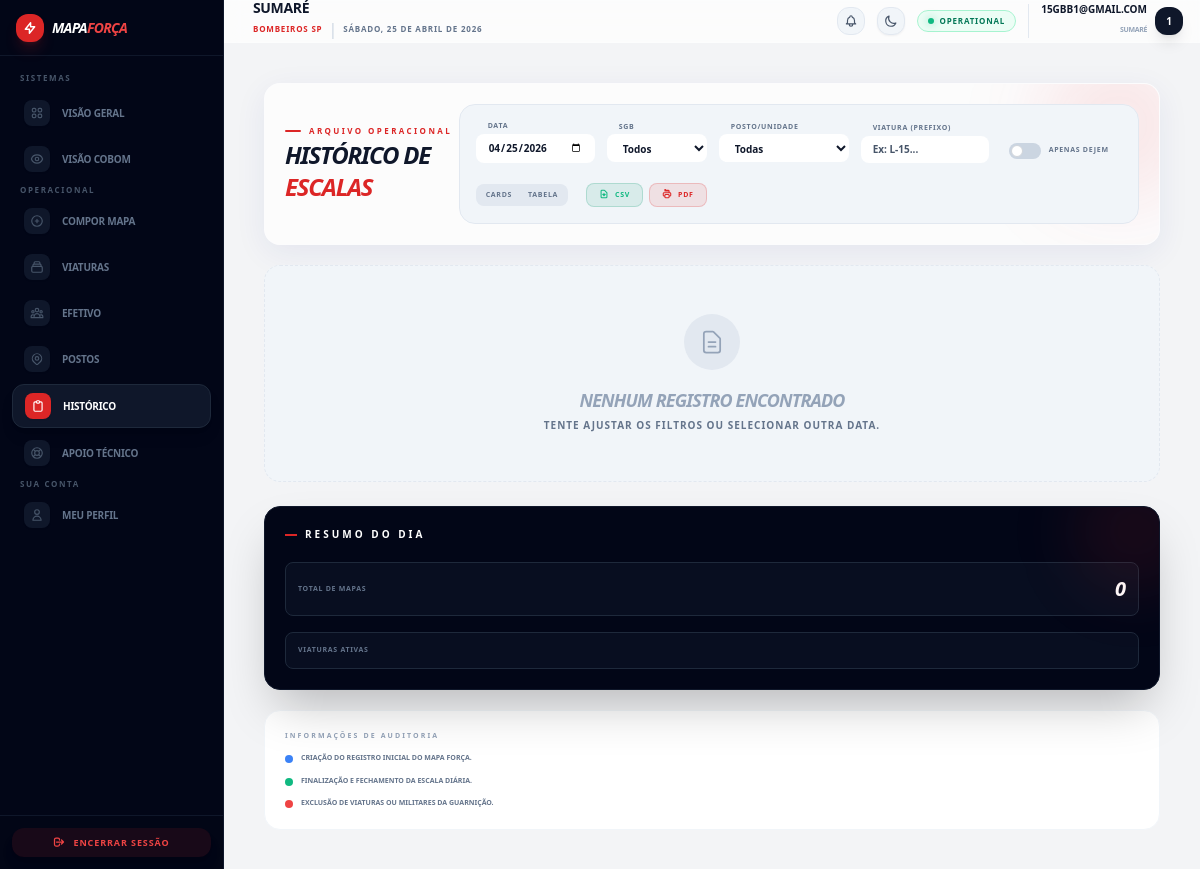
Screenshot of /escalas/historico/ (signed in) with the database file from the repository.
### accounts/models.py (models this page shows, shortened)
class User(AbstractUser):
    ROLE_CHOICES = (
        ('ADMIN', 'Administrador'),
        ('COBOM', 'Central (COBOM)'),
        ('BATALHAO', 'Batalhão (Total)'),
        ('SGB', 'SGB (Subgrupamento)'),
        ('POSTO', 'Posto Operacional'),
    )
    STATUS_CHOICES = (
        ('pending', 'Pendente'),
        ('approved', 'Aprovado'),
        ('rejected', 'Rejeitado'),
    )
    username = None
    email = models.EmailField(unique=True)
    status = models.CharField(max_length=20, choices=STATUS_CHOICES, default='pending')
    role = models.CharField(
        max_length=20,
        choices=ROLE_CHOICES,
        default='POSTO'
    )
    unidade = models.ForeignKey(
        Unidade,
        on_delete=models.SET_NULL,
        null=True,
        blank=True,
        related_name='usuarios',
        help_text='Unidade principal à qual este usuário pertence'
    )
    requested_role = models.CharField(
        max_length=20,
        choices=ROLE_CHOICES,
        null=True,
        blank=True,
        help_text='Nova função solicitada'
    )
    requested_unidade = models.ForeignKey(
        Unidade,
        on_delete=models.SET_NULL,
        null=True,
        blank=True,
        related_name='solicitacoes_vinculo',
        help_text='Nova unidade solicitada'
    )
    is_change_pending = models.BooleanField(
        default=False,
        help_text='Define se há uma alteração de perfil aguardando aprovação'
    )
    USERNAME_FIELD = 'email'
    REQUIRED_FIELDS = []
    objects = UserManager()

### unidades/models.py (models this page shows, shortened)
class Unidade(models.Model):
    nome = models.CharField(max_length=100, unique=True)
    parent = models.ForeignKey(
        'self',
        on_delete=models.SET_NULL,
        null=True,
        blank=True,
        related_name='subunidades',
        help_text='Unidade superior (ex: Batalhão para um Posto)'
    )
    tipo_unidade = models.ForeignKey(
        Dictionary,
        on_delete=models.SET_NULL,
        null=True,
        related_name='unidades_por_nivel',
        limit_choices_to={'tipo': 'TIPO_UNIDADE'}
    )
    tipo_servico = models.ForeignKey(
        Dictionary,
        on_delete=models.SET_NULL,
        null=True,
        blank=True,
        related_name='unidades_por_servico',
        limit_choices_to={'tipo': 'TIPO_POSTO'}
    )
    mapa_sgb = models.CharField(max_length=50, blank=True, null=True)
    codigo_secao = models.CharField(max_length=50, unique=True, null=True)
    descricao = models.CharField(max_length=255, blank=True, null=True)
    telefone = models.CharField(max_length=20, blank=True, null=True)
    ativo = models.BooleanField(default=True)
    class Meta:
        verbose_name = 'Unidade'
        verbose_name_plural = 'Unidades'
        ordering = ['nome']

### escalas/views.py (the view)
# urls.py: path('historico/', views.historico_view, name='historico_mapa'),
@login_required
def historico_view(request):
    data_str = request.GET.get('data')
    data_selecionada = timezone.datetime.strptime(data_str, '%Y-%m-%d').date() if data_str else timezone.now().date()
    mapas = MapaDiario.objects.filter(data=data_selecionada).select_related('unidade')
    return render(request, 'escalas/historico.html', {'mapas': mapas, 'data_selecionada': data_selecionada})

### templates/escalas/historico.html (shortened to what this page needs)
{% extends "base/base.html" %}
{% load static %}
{% block content %}
<div class="flex flex-col space-y-5 animate-fade-in">
    <div class="relative p-5 rounded-2xl glass border border-white/10 overflow-hidden morphism-card">
        <div class="relative z-10 flex flex-col md:flex-row md:items-center justify-between space-y-4 md:space-y-0">
            <div class="space-y-0.5">
                <div class="flex items-center space-x-2">
                    <span class="h-0.5 w-4 bg-red-600 rounded-full"></span>
                    <span class="text-[8px] font-black text-red-600 uppercase tracking-[0.3em]">Arquivo Operacional</span>
                </div>
                <h1 class="text-2xl font-black text-slate-900 dark:text-white uppercase tracking-tighter italic">
                    Histórico de <span class="text-red-600">Escalas</span>
                </h1>
            </div>
            <form class="flex flex-wrap gap-3 items-end bg-slate-100 dark:bg-slate-900/50 p-4 rounded-2xl border border-slate-200 dark:border-slate-800"
                  hx-get="{% url 'historico_mapa' %}"
                  hx-target="#conteudo-historico"
                  hx-trigger="change from:input, change from:select, keyup from:input[name='viatura_prefixo'] delay:500ms"
                  hx-push-url="true">
                <div class="flex flex-col">
                    <label class="text-[7px] font-black text-slate-500 uppercase tracking-widest ml-3 mb-0.5">Data</label>
                    <input type="date" name="data" value="{{ data_selecionada|date:'Y-m-d' }}"
                           class="bg-white dark:bg-slate-950 border-none rounded-lg px-3 py-1.5 text-[10px] font-bold text-slate-900 dark:text-white focus:ring-2 focus:ring-red-600 transition-all duration-200 cursor-pointer">
                </div>
                <div class="flex flex-col">
                    <label class="text-[7px] font-black text-slate-500 uppercase tracking-widest ml-3 mb-0.5">SGB</label>
                    <select name="sgb_id" class="bg-white dark:bg-slate-950 border-none rounded-lg px-3 py-1.5 text-[10px] font-bold text-slate-900 dark:text-white focus:ring-2 focus:ring-red-600 transition-all duration-200 cursor-pointer min-w-[100px]">
                        <option value="">Todos</option>
                    </select>
                </div>
                <div class="flex flex-col">
                    <label class="text-[7px] font-black text-slate-500 uppercase tracking-widest ml-3 mb-0.5">Posto/Unidade</label>
                    <select name="unidade_id" class="bg-white dark:bg-slate-950 border-none rounded-lg px-3 py-1.5 text-[10px] font-bold text-slate-900 dark:text-white focus:ring-2 focus:ring-red-600 transition-all duration-200 cursor-pointer min-w-[130px]">
                        <option value="">Todas</option>
                    </select>
                </div>
                <div class="flex flex-col">
                    <label class="text-[7px] font-black text-slate-500 uppercase tracking-widest ml-3 mb-0.5">Viatura (Prefixo)</label>
                    <input type="text" name="viatura_prefixo" placeholder="Ex: L-15..." value="{{ v_prefixo|default:'' }}"
                           class="bg-white dark:bg-slate-950 border-none rounded-lg px-3 py-1.5 text-[10px] font-bold text-slate-900 dark:text-white focus:ring-2 focus:ring-red-600 transition-all duration-200 placeholder:text-slate-600 w-32">
                </div>
                <div class="flex items-center space-x-2 mb-1 px-2">
                    <label class="relative inline-flex items-center cursor-pointer">
                        <div class="w-8 h-4 bg-slate-300 peer-focus:outline-none dark:bg-slate-700 rounded-full peer peer-checked:after:translate-x-full peer-checked:after:border-white after:content-[''] after:absolute after:top-[2px] after:left-[2px] after:bg-white after:border-gray-300 after:border after:rounded-full after:h-3 after:w-3 after:transition-all peer-checked:bg-red-600"></div>
                    </label>
                    <span class="text-[7px] font-black text-slate-500 dark:text-slate-400 uppercase tracking-widest">Apenas DEJEM</span>
                </div>
                <div class="flex items-center space-x-1.5 mt-2">
                    <div class="flex bg-slate-200 dark:bg-slate-800 p-0.5 rounded-lg mr-3">
                        <label for="view-cards" class="px-2 py-1 rounded-md text-[7px] font-black uppercase tracking-widest cursor-pointer transition-all duration-200 peer-checked/cards:bg-white dark:peer-checked/cards:bg-slate-700 peer-checked/cards:text-red-600 text-slate-500">
                            Cards
                        </label>
                        <label for="view-table" class="px-2 py-1 rounded-md text-[7px] font-black uppercase tracking-widest cursor-pointer transition-all duration-200 peer-checked/table:bg-white dark:peer-checked/table:bg-slate-700 peer-checked/table:text-red-600 text-slate-500">
                            Tabela
                        </label>
                    </div>
                    <button type="button"
                            onclick="exportar('csv')"
                            class="flex items-center space-x-1.5 px-3 py-1.5 bg-emerald-600/10 text-emerald-500 rounded-lg hover:bg-emerald-600 hover:text-white transition-all duration-200 text-[7px] font-black uppercase tracking-widest border border-emerald-600/20">
                        <svg class="h-2.5 w-2.5" fill="none" viewBox="0 0 24 24" stroke="currentColor"><path stroke-linecap="round" stroke-linejoin="round" stroke-width="2.5" d="M12 10v6m0 0l-3-3m3 3l3-3m2 8H7a2 2 0 01-2-2V5a2 2 0 012-2h5.586a1 1 0 01.707.293l5.414 5.414a1 1 0 01.293.707V19a2 2 0 01-2 2z"/></svg>
                        <span>CSV</span>
                    </button>
                    <button type="button"
                            onclick="exportar('pdf')"
                            class="flex items-center space-x-1.5 px-3 py-1.5 bg-red-600/10 text-red-600 rounded-lg hover:bg-red-600 hover:text-white transition-all duration-200 text-[7px] font-black uppercase tracking-widest border border-red-600/20">
                        <span>PDF</span>
                    </button>
                </div>
            </form>
        </div>
    </div>
    <div id="conteudo-historico">
        {% if view_type == 'table' %}
            {% include "escalas/partials/conteudo_historico_tabela.html" %}
        {% else %}
            {% include "escalas/partials/conteudo_historico.html" %}
        {% endif %}
    </div>
</div>
{% endblock %}

### templates/base/navbar.html (shortened to what this page needs)
<header class="h-12 flex items-center justify-between px-4 sticky top-0 z-40 transition-all duration-300 glass dark:bg-slate-900/80">
    <div class="flex items-center space-x-3">
        <div class="flex flex-col">
            <h2 class="text-sm font-black text-slate-900 dark:text-white uppercase tracking-tight leading-none">
                {% if user.unidade %}{{ user.unidade.nome }}{% else %}Comando Geral{% endif %}
            </h2>
            <div class="flex items-center space-x-1.5 mt-0.5">
                <span class="text-[8px] text-red-600 dark:text-red-400 font-black uppercase tracking-widest">Bombeiros SP</span>
                <span class="text-slate-300 dark:text-slate-700 font-thin">|</span>
                <p class="text-[8px] text-slate-500 font-bold uppercase tracking-widest">{% now "l, d \d\e F \d\e Y" %}</p>
            </div>
        </div>
    </div>
    <div class="flex items-center space-x-3">
        <div x-data="{ openNotif: false }" class="relative">
            <button @click="openNotif = !openNotif"
                    class="p-1.5 rounded-xl bg-slate-100 dark:bg-slate-800 text-slate-600 dark:text-slate-300 hover:text-blue-600 transition-all border border-slate-200 dark:border-slate-700 relative">
            </button>
        </div>
        <button @click="darkMode = !darkMode; localStorage.setItem('darkMode', darkMode)"
                class="p-1.5 rounded-xl bg-slate-100 dark:bg-slate-800 text-slate-600 dark:text-slate-300 hover:text-red-600 transition-all shadow-sm border border-slate-200 dark:border-slate-700">
            <svg x-show="!darkMode" class="h-3.5 w-3.5" fill="none" viewBox="0 0 24 24" stroke="currentColor">
                <path stroke-linecap="round" stroke-linejoin="round" stroke-width="2" d="M20.354 15.354A9 9 0 018.646 3.646 9.003 9.003 0 0012 21a9.003 9.003 0 008.354-5.646z" />
            </svg>
        </button>
        <div class="hidden md:flex items-center space-x-1.5 px-2.5 py-1 bg-emerald-50 dark:bg-emerald-950/30 rounded-xl border border-emerald-200 dark:border-emerald-800/50">
            <div class="h-1.5 w-1.5 bg-emerald-500 rounded-full animate-pulse shadow-[0_0_8px_rgba(16,185,129,0.5)]"></div>
            <span class="text-[8px] font-black text-emerald-700 dark:text-emerald-400 uppercase tracking-widest">Operational</span>
        </div>
        <a href="{% url 'profile' %}" class="hidden sm:flex items-center space-x-2 pl-3 border-l border-slate-200 dark:border-slate-800 hover:opacity-80 transition-all group">
             <div class="text-right">
                 <p class="text-[10px] font-black text-slate-900 dark:text-white uppercase leading-none">{{ user.email }}</p>
                 <span class="text-[7px] font-bold text-slate-400 uppercase tracking-tighter">{% if user.unidade %}{{ user.unidade.nome }}{% else %}Sem Vínculo{% endif %}</span>
             </div>
             <div class="h-7 w-7 rounded-xl bg-slate-900 dark:bg-white text-white dark:text-slate-900 flex items-center justify-center text-[10px] font-black shadow-lg group-hover:scale-105 transition-transform">
                {{ user.email|slice:":1"|upper }}
             </div>
        </a>
    </div>
</header>

### templates/base/base.html (style rules this page uses)
.glass { background: rgba(255, 255, 255, 0.7); backdrop-filter: blur(10px); border: 1px solid rgba(255, 255, 255, 0.2); }
.morphism-card { box-shadow: 0 8px 32px 0 rgba(31, 38, 135, 0.07); }
.animate-fade-in { animation: fade-in 0.3s ease-out forwards; }

### templates/escalas/historico.html (style rules this page uses)
.animate-fade-in { animation: fade-in 0.4s cubic-bezier(0.16, 1, 0.3, 1) forwards; }

### rows the page displays
User: unidade.nome "SUMARÉ", email "15GBB1@GMAIL.COM", email "1"

### other values shown
{{ mapas.count }} "0"
